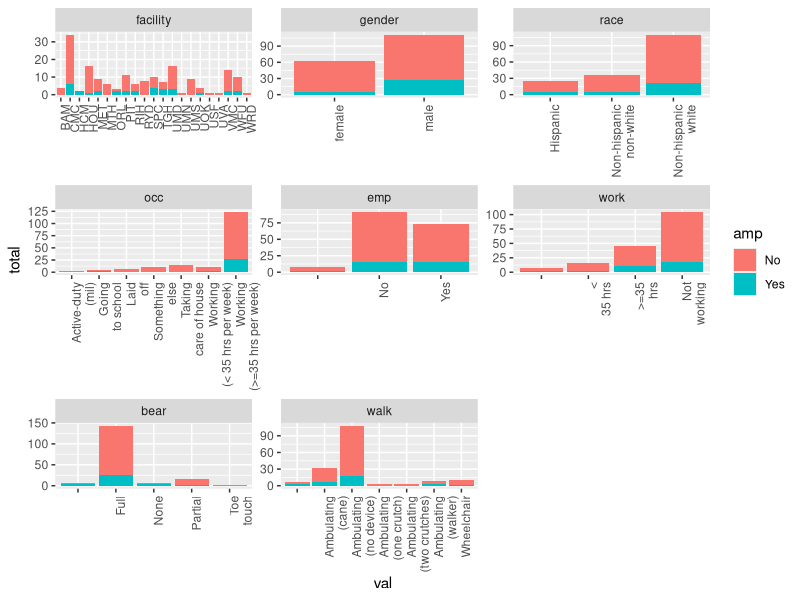
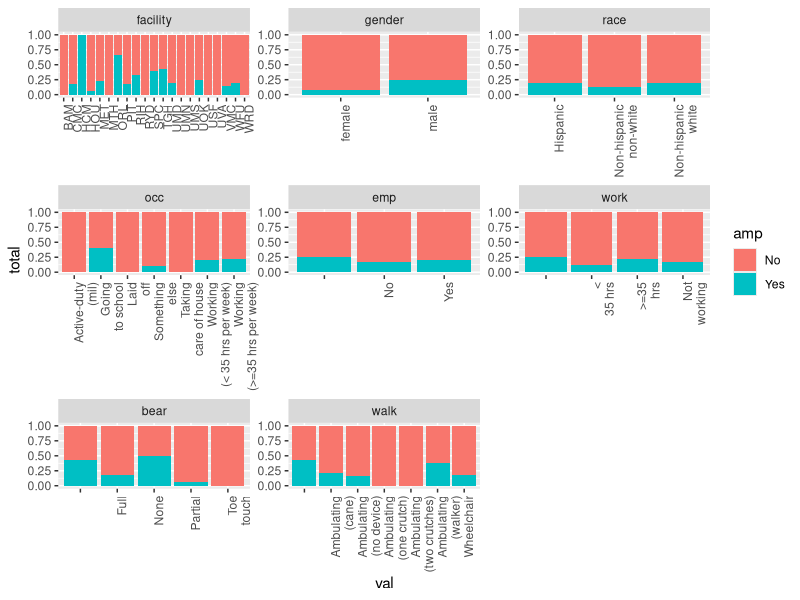
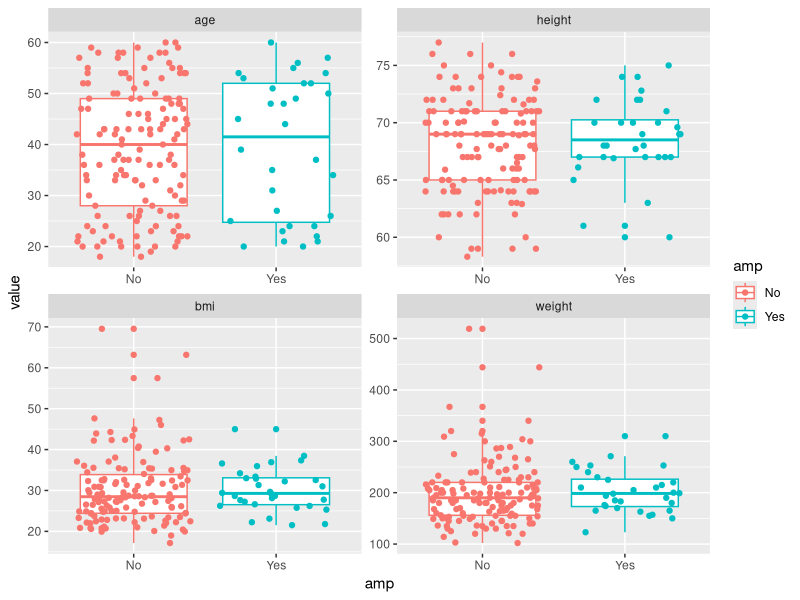

The R source for these figures, in order: (Note: this script raises an error after producing the figures.)
## ---- chunk 1
require(dplyr)
require(reshape2)
require(ggplot2)
setwd("..")
demo = 
      read.csv(file = "1_Data/steps_2015.08.26.csv") %>%
      select(id, amp = amputationDefinition1,
             facility:age, 
             race = raceEthnicity, occ = primaryOccupation, weight:bmi,
             emp = interviewCurrentlyEmployed,
             work = interviewCurrentlyWorking, bear = followupWeightBearing, 
             walk = followupAmbulatoryStatus)
## ---- chunk 2
table(demo$amp, useNA = "ifany")
## ---- chunk 3
factor.table = 
      demo %>%
      select(-age, -height, -bmi, -weight) %>%
      melt(id.vars = c("id", "amp"))%>%
      group_by(variable, value, amp) %>%
      summarise(total = n()) %>%
      select(variable, val = value, amp, total) %>%
      ungroup()%>%
      mutate(val = sub(" ", "\n", val))
#      dcast(variable + val ~ amp, fill = 0) %>%
#      group_by(variable) %>%
#      mutate(Total = No + Yes,
#             Amputated = sum(No),
#             Salvaged = sum(Yes),
#             prop.amp = No/Amputated, 
#             prop.sal = Yes/Salvaged) 
ggplot(factor.table) +
      geom_bar(aes(x = val, fill = amp, y = total), stat="identity") +
      facet_wrap("variable", scales="free") + 
      theme(axis.text.x = element_text(angle = 90, hjust = 1)) +
      scale_color_discrete(guide=F)
ggplot(factor.table) +
      geom_bar(aes(x = val, fill = amp, y = total), stat="identity", position="fill") +
      facet_wrap("variable", scales="free") + 
      theme(axis.text.x = element_text(angle = 90, hjust = 1)) +
      scale_color_discrete(guide=F)

demo.long =
      demo %>%
      select(id, amp, age, height, bmi, weight) %>%
      melt(id.vars = c("id", "amp"))
ggplot(demo.long, aes(x=amp, y=value, color = amp)) +
      geom_boxplot() +
      geom_jitter() +
      facet_wrap("variable", scales="free")
## ---- chunk 4
mod1 = glm(data = demo, 
           family = "binomial",
           amp ~ age + weight + height + bmi + 
                 gender + race + occ + emp + work + bear + walk)
summary(mod1)
step1 = step(mod1,direction = c("both"))
summary(step1)
